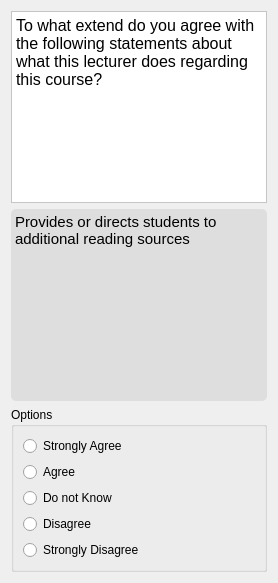
                   <widget class="QWidget" name="page_42">
                    <layout class="QVBoxLayout" name="verticalLayout_118">
                     <item>
                      <widget class="QTextBrowser" name="textBrowser_91">
                       <property name="styleSheet">
                        <string notr="true">background-color: rgb(255, 255, 255);</string>
                       </property>
                       <property name="html">
                        <string>&lt;!DOCTYPE HTML PUBLIC &quot;-//W3C//DTD HTML 4.0//EN&quot; &quot;http://www.w3.org/TR/REC-html40/strict.dtd&quot;&gt;
&lt;html&gt;&lt;head&gt;&lt;meta name=&quot;qrichtext&quot; content=&quot;1&quot; /&gt;&lt;style type=&quot;text/css&quot;&gt;
p, li { white-space: pre-wrap; }
&lt;/style&gt;&lt;/head&gt;&lt;body style=&quot; font-family:'Comic Sans MS'; font-size:10pt; font-weight:400; font-style:normal;&quot;&gt;
&lt;p style=&quot; margin-top:0px; margin-bottom:0px; margin-left:0px; margin-right:0px; -qt-block-indent:0; text-indent:0px;&quot;&gt;&lt;span style=&quot; font-family:'consolas'; font-size:12pt;&quot;&gt;To what extend do you agree with the following statements about what this lecturer does regarding this course?&lt;/span&gt;&lt;/p&gt;&lt;/body&gt;&lt;/html&gt;</string>
                       </property>
                      </widget>
                     </item>
                     <item>
                      <widget class="QTextBrowser" name="textBrowser_92">
                       <property name="styleSheet">
                        <string notr="true">background-color: rgb(222, 222, 222);
border-radius: 5px;</string>
                       </property>
                       <property name="html">
                        <string>&lt;!DOCTYPE HTML PUBLIC &quot;-//W3C//DTD HTML 4.0//EN&quot; &quot;http://www.w3.org/TR/REC-html40/strict.dtd&quot;&gt;
&lt;html&gt;&lt;head&gt;&lt;meta name=&quot;qrichtext&quot; content=&quot;1&quot; /&gt;&lt;style type=&quot;text/css&quot;&gt;
p, li { white-space: pre-wrap; }
&lt;/style&gt;&lt;/head&gt;&lt;body style=&quot; font-family:'Comic Sans MS'; font-size:10pt; font-weight:400; font-style:normal;&quot;&gt;
&lt;p style=&quot; margin-top:0px; margin-bottom:0px; margin-left:0px; margin-right:0px; -qt-block-indent:0; text-indent:0px;&quot;&gt;&lt;span style=&quot; font-family:'consolas'; font-size:11pt;&quot;&gt;Provides or directs students to additional reading sources&lt;/span&gt;&lt;/p&gt;&lt;/body&gt;&lt;/html&gt;</string>
                       </property>
                      </widget>
                     </item>
                     <item>
                      <widget class="QGroupBox" name="groupBox_30">
                       <property name="styleSheet">
                        <string notr="true">QRadionButton:{
	font: 10pt &quot;Comic Sans MS&quot;;
}</string>
                       </property>
                       <property name="title">
                        <string>Options</string>
                       </property>
                       <property name="flat">
                        <bool>false</bool>
                       </property>
                       <layout class="QVBoxLayout" name="verticalLayout_119">
                        <item>
                         <layout class="QVBoxLayout" name="verticalLayout_120">
                          <item>
                           <widget class="QRadioButton" name="radioButton_4_6">
                            <property name="styleSheet">
                             <string notr="true"/>
                            </property>
                            <property name="text">
                             <string>Strongly Agree</string>
                            </property>
                           </widget>
                          </item>
                          <item>
                           <widget class="QRadioButton" name="radioButton_4_7">
                            <property name="text">
                             <string>Agree</string>
                            </property>
                           </widget>
                          </item>
                          <item>
                           <widget class="QRadioButton" name="radioButton_4_8">
                            <property name="text">
                             <string>Do not Know</string>
                            </property>
                           </widget>
                          </item>
                          <item>
                           <widget class="QRadioButton" name="radioButton_4_9">
                            <property name="text">
                             <string>Disagree</string>
                            </property>
                           </widget>
                          </item>
                          <item>
                           <widget class="QRadioButton" name="radioButton_4_10">
                            <property name="text">
                             <string>Strongly Disagree</string>
                            </property>
                           </widget>
                          </item>
                         </layout>
                        </item>
                       </layout>
                      </widget>
                     </item>
                    </layout>
                   </widget>
